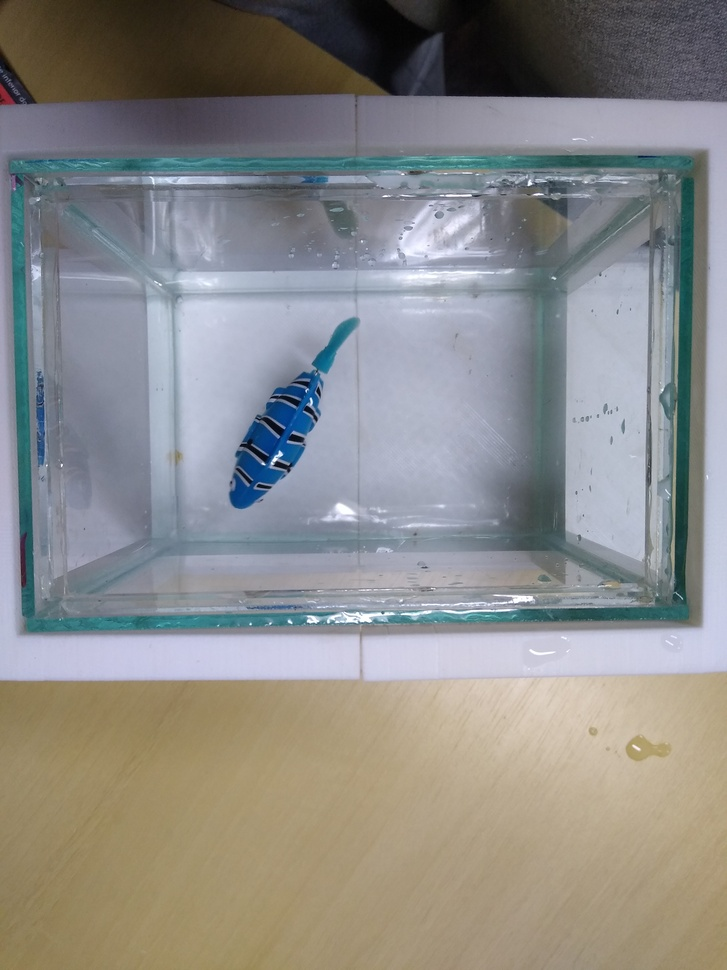
#> input picture Meus_code/IMG_20230913_194800245.jpg, 727 x 970 px, shrunk from 3072 x 4096 before the run, found by its file name
$ python _11_Estracao_de_Fundo.py
#> lines starting #> are read from the running program, lines starting #| are printed output that depends on the picture; after the words box and inside, x2 and y2 are one past the last pixel; in counts of white or black regions, pixels touching at a corner belong together
import cv2
import numpy as np

# Carrega a imagem
imagem = cv2.imread('Python\OpenCV\Meus_code\IMG_20230913_194800245.jpg')
#> imagem is the input picture: shape (970, 727, 3); mean B, G, R 136.5, 138.5, 138.8

# Converte a imagem para tons de cinza
imagem_em_tons_de_cinza = cv2.cvtColor(imagem, cv2.COLOR_BGR2GRAY)
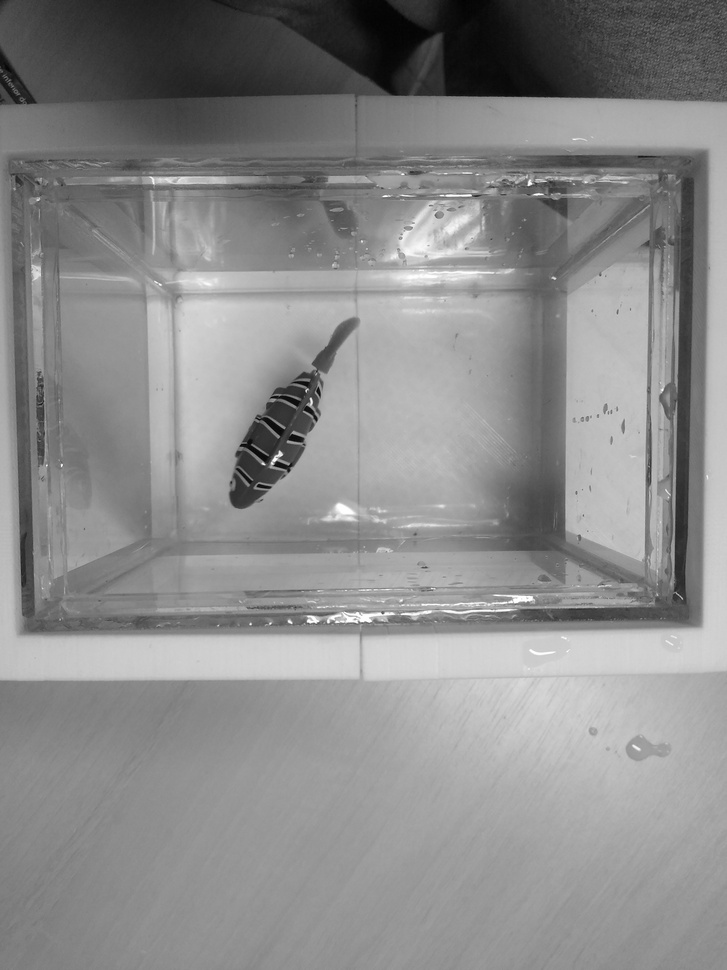
#> imagem_em_tons_de_cinza: shape (970, 727); min 2, max 255, mean 138.4

# Aplica uma técnica de segmentação, como um limiar simples
limiar, imagem_binaria = cv2.threshold(imagem_em_tons_de_cinza, 200, 255, cv2.THRESH_BINARY)
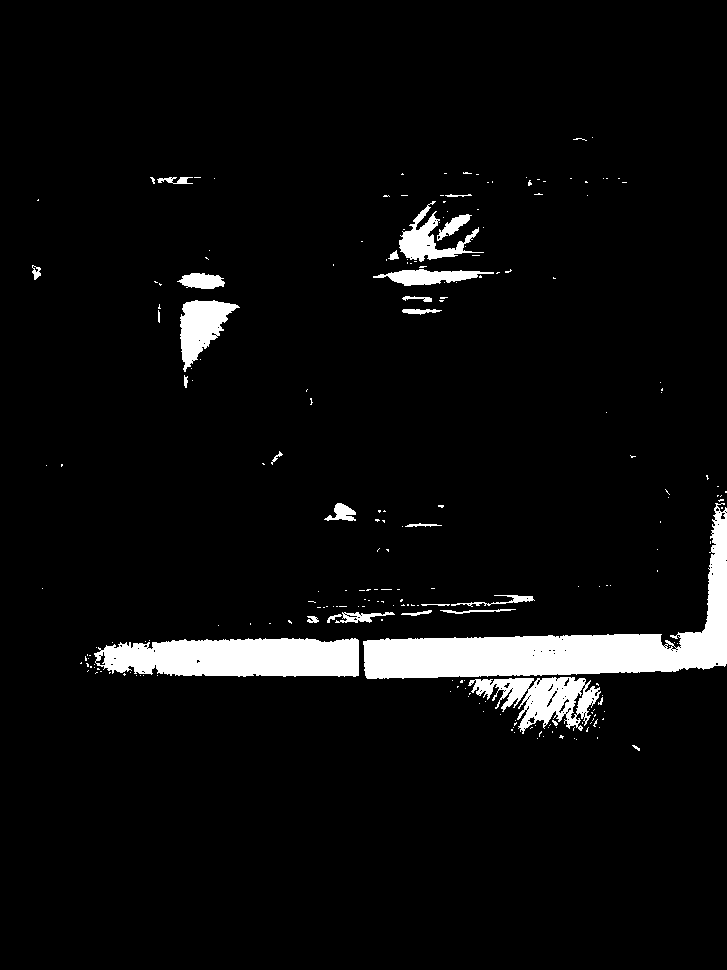
#> imagem_binaria: shape (970, 727); 5.2% white; 229 white regions (200 under 20 px), largest, box (x1, y1, x2, y2) and area: (363, 503, 727, 679) 15856, (94, 638, 359, 677) 8754, (468, 677, 601, 734) 3637

# Inverte a imagem binária (para que o objeto em primeiro plano seja branco)
imagem_binaria_invertida = cv2.bitwise_not(imagem_binaria)

# Aplica a máscara de segmentação para isolar o objeto em primeiro plano
imagem_objeto_em_primeiro_plano = cv2.bitwise_and(imagem, imagem, mask=imagem_binaria_invertida)
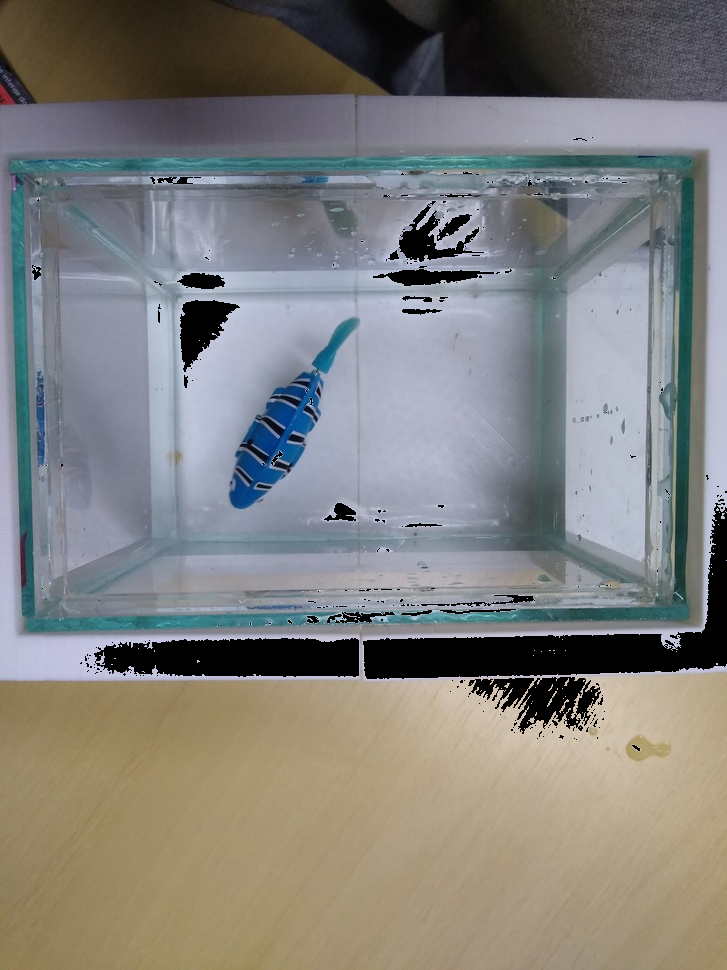
#> imagem_objeto_em_primeiro_plano: shape (970, 727, 3); mean B, G, R 124.8, 127.7, 128

# Exibe a imagem do objeto em primeiro plano
cv2.imshow('Objeto em Primeiro Plano', imagem_objeto_em_primeiro_plano)

# Aguarda até que uma tecla seja pressionada e fecha a janela
cv2.waitKey(0)
cv2.destroyAllWindows()
